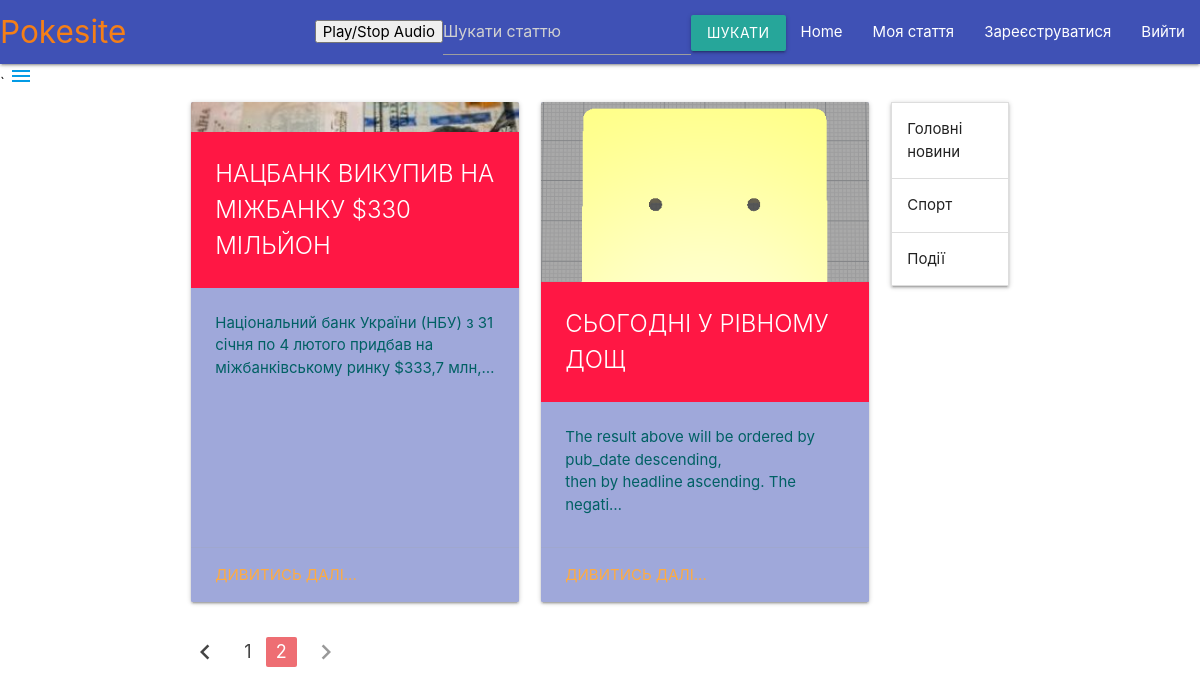
The page /?page=2 (signed in) on the database its author committed.
### blog/models.py (models this page shows, shortened)
class Post(models.Model):
    title = models.CharField(max_length=40)
    text = models.TextField()
    created_date = models.DateTimeField(default=timezone.now)
    img = models.ImageField(upload_to='blog/static/img',
        height_field=None,
        width_field=None,
        max_length=100)
    published_date = models.DateTimeField(null=True, blank=True)
    post_slug = models.CharField(max_length=80, default="default_post")
    post_category = models.ForeignKey(PostCategory, default=1, on_delete=models.SET_DEFAULT)
    likes =models.ManyToManyField(User, related_name ="post_like")

class PostCategory(models.Model):
    category_name = models.CharField(max_length=80)
    category_info = models.CharField(max_length=280)
    category_slug = models.CharField(max_length=80, default="default")
    img = models.ImageField(upload_to='blog/static/img/categories',
        height_field=None,
        width_field=None,
        max_length=100, default='')
    class Meta:
        verbose_name_plural = "Категорії"

### blog/views.py (the view)
# urls.py: path('', views.main_page),
def main_page(request):
    if request.user.is_authenticated:
        posts = Post.objects.all().order_by('published_date')
    else: posts = ""
    categories = PostCategory.objects.all()
    posts = paginate(request, list(posts))
    msg_num = unread_msg_num(request)
    print("NEW MSG: ", msg_num)
    context = {
        'posts': posts,
        'sidebar': categories,
        'msg_num': msg_num
    }
    return render(request, 'main_page.html', context)

### blog/views.py (called while the page is built)
def paginate(request, posts):
    page = request.GET.get('page')
    paginator = Paginator(posts, 2)
    try:
        posts_page = paginator.page(page)
    except PageNotAnInteger:
        posts_page = paginator.page(1)
    except EmptyPage:
        posts_page = paginator.page(paginator.num_pages)
    return posts_page

### chat/views.py (called while the page is built)
def unread_msg_num(request):
    if request.user.is_authenticated:
        unread_messages = Message.objects.filter(
            Q(seen=False) & Q(receiver=request.user)
        )
        unread_messages_count = unread_messages.count()
        return unread_messages_count

### blog/templates/main_page.html (shortened to what this page needs)
{% extends 'navbar.html' %}
{% block content %}
<div class="container">
    <div class="row">
    {% for post in posts %}
            <div class="col s12 m5 l5">
              <div class="card hoverable large indigo lighten-3">
                <div class="card-image">
                  <img src ='{{ post.img }}'>
                  <span class="card-title red accent-3">{{ post.title|upper }}</span>
                </div>
                <div class="card-content cyan-text text-darken-4">
                  <p>{{ post.text|linebreaksbr|truncatechars:100 }}</p>
                </div>
                <div class="card-action">
                  <a href="/{{ post.post_slug }}">Дивитись далі...</a>
                </div>
              </div>
            </div>
    {% endfor %}
    {% include "sidebar.html" %}
    <ul class="pagination">
        {% if posts.has_previous %}
           <li class="waves-effect"><a href="?page={{ posts.previous_page_number }}"><i class="material-icons">chevron_left</i></a></li>
        {% else %}
           <li class="disabled"><a href=""><i class="material-icons">chevron_left</i></a></li>
        {% endif %}
        {% for num in posts.paginator.page_range %}
            {% if posts.number == num %}
                <li class="active"><a href=""> {{ num }} </a></li>
            {% else %}
                <li class="waves-effect"><a href="?page={{num}}"> {{ num }} </a></li>
            {% endif %}
        {% endfor %}
      {% if posts.has_next %}
        <li class="waves-effect"><a href="?page={{posts.next_page_number}}"><i class="material-icons">chevron_right</i></a></li>
      {% else %}
      <li class="disabled"><a href=""><i class="material-icons">chevron_right</i></a></li>
      {% endif %}
    </ul>
</div>
</body>
{% endblock %}

### blog/templates/sidebar.html (shortened to what this page needs)
<div class="col s12 m2 l2">
    <ul class="collapsible">
      {% for cat in sidebar %}
      <li>
        <div class="collapsible-header">{{ cat.category_name }}</div>
      </li>
      {% endfor %}
    </ul>
  </div>
  </div>

### rows shown on the page
Post: title "НАЦБАНК ВИКУПИВ НА МІЖБАНКУ $330 МІЛЬЙОН", text "Національний банк України (НБУ) з 31 січня по 4 лютого придбав на міжбанківському ринку $333,7 млн,…"
Post: img (picture), title "СЬОГОДНІ У РІВНОМУ ДОЩ", text "The result above will be ordered by pub_date descending, then by headline ascending. The negati…"
PostCategory: category_name "Головні новини"
PostCategory: category_name "Спорт"
PostCategory: category_name "Події"

### other values the page prints
{{ num }} "1"
{{ num }} "2"
